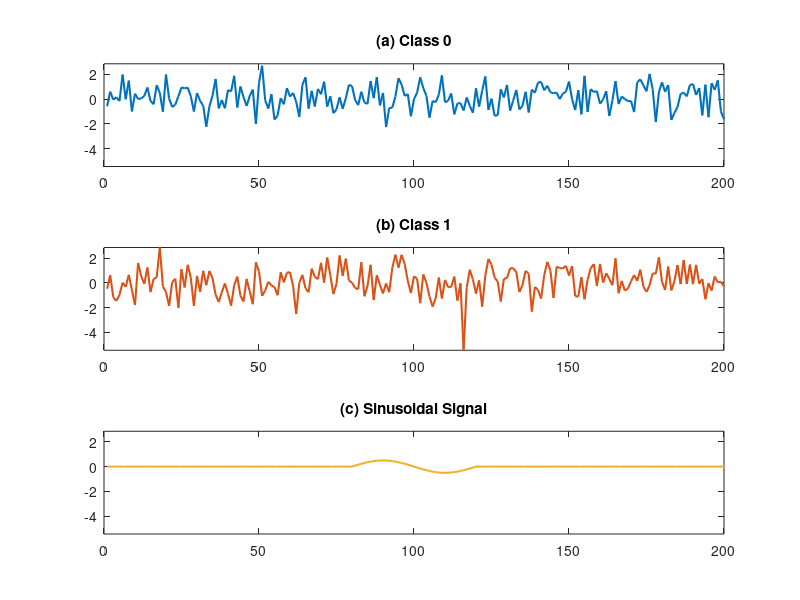

Write MATLAB code to recreate this figure. (Note: this script raises an error after producing the figure.)
% Signal Visualization and Generation
% This script generates and visualizes three types of signals:
% 1. Sin wave
% 2. Random noise
% 3. Sin wave with added noise
% Created on: 2022-3-11
% Last modified: 2024-11-21

% Clear workspace, command window, and close all figures
clear, clc, close all;

% Configuration parameters
% rng(1);                     % Set random seed for reproducibility
n = 1000;                   % Number of samples to generate
d = 200;                    % Dimension of signals

% Signal ratio settings
sRatio = 2.^(0:4);          % Ratio array for signal scaling
iRatio = 2;                 % Selected ratio index
cRatio = 1 / sRatio(iRatio);% Scaling coefficient

% Generate sin wave signal
x = (1:200)';
x(1:80) = 0;
x(121:200) = 0;
sin_wave = sin(x * pi / 20) * cRatio;

% Generate noise signals
noise = randn(d, n);

% Generate noisy sin wave
noise_sin = randn(d, n) + repmat(sin_wave, [1, n]);

% Combine signals for consistent y-axis scaling
lines = [sin_wave; noise(:,1); noise_sin(:,1)];

% Create figure with three subplots
figure('Position', [100, 100, 800, 450]);

% Noise Subplot
subplot(3,1,1);
plot(noise(:,1), 'Color', [0, 0.4470, 0.7410], 'LineWidth', 1.5);
ylim([min(lines(:)), max(lines(:))]);
title('(a) Class 0', 'FontWeight', 'bold');
% grid on;

% Noisy Sin Wave Subplot
subplot(3,1,2);
plot(noise_sin(:,1), 'Color', [0.8500, 0.3250, 0.0980], 'LineWidth', 1.5);
ylim([min(lines(:)), max(lines(:))]);
title('(b) Class 1', 'FontWeight', 'bold');
% grid on;

% Sin Wave Subplot
subplot(3,1,3);
plot(sin_wave, 'Color', [0.9290, 0.6940, 0.1250], 'LineWidth', 1.5);
ylim([min(lines(:)), max(lines(:))]);
title('(c) Sinusoidal Signal', 'FontWeight', 'bold');
% grid on;

% % Adjust overall figure properties
% sgtitle('Signal Visualization', 'FontSize', 16, 'FontWeight', 'bold');
% set(gcf, 'Color', 'white');

% scale
pos=get(gcf,'Position');
scale=1.0;
set(gcf,'Position',[pos(1),pos(2),pos(3)*scale*1.,pos(4)*scale]);

% export figure
folder = 'pdf';
output_filename = 'figure_2';
remkdir(folder);
exportgraphics(gcf, sprintf('%s/%s.pdf', folder, output_filename), 'ContentType', 'vector');